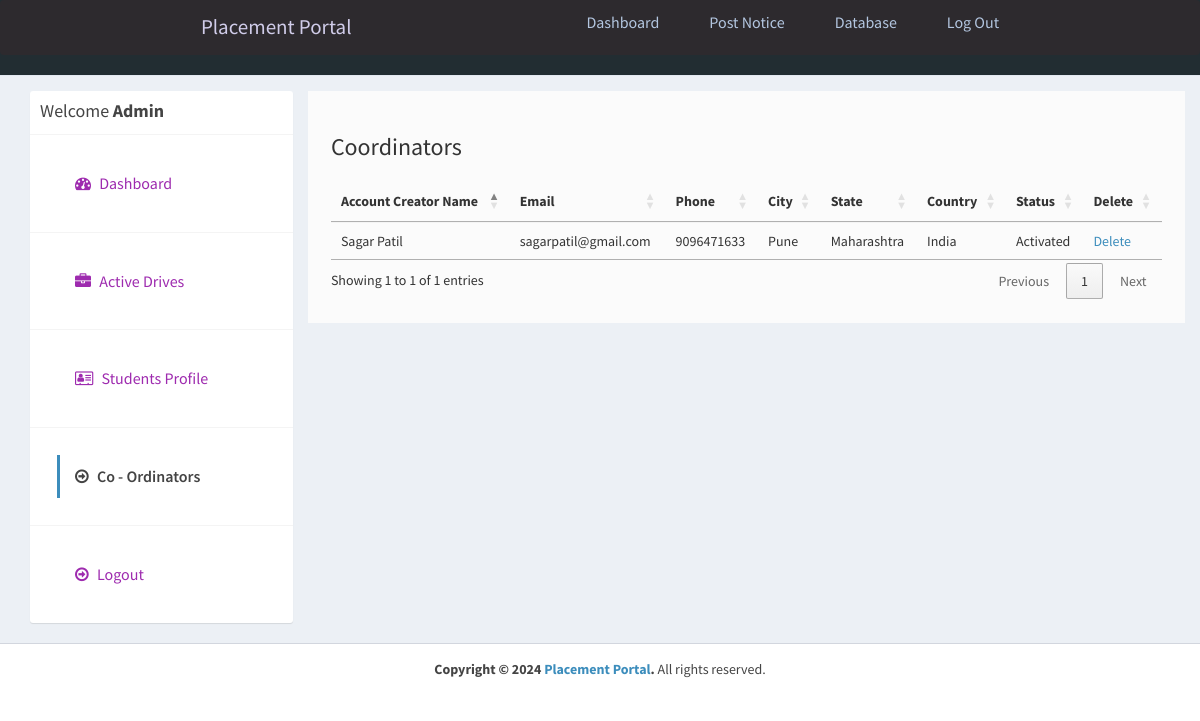
/admin/companies.php (signed in), run on the app's committed database.
### tables this page shows
CREATE TABLE `company` (
  `id_company` int(11) NOT NULL,
  `name` varchar(255) NOT NULL,
  `companyname` varchar(255) NOT NULL,
  `country` varchar(255) NOT NULL,
  `state` varchar(255) NOT NULL,
  `city` varchar(255) NOT NULL,
  `contactno` varchar(255) NOT NULL,
  `website` varchar(255) NOT NULL,
  `email` varchar(255) NOT NULL,
  `password` varchar(255) NOT NULL,
  `aboutme` varchar(255) DEFAULT NULL,
  `logo` varchar(255) NOT NULL,
  `createdAt` timestamp NOT NULL DEFAULT current_timestamp(),
  `active` int(11) NOT NULL DEFAULT 2
);

### admin/companies.php (the view, shortened to what this page needs)
<?php
require_once("../db.php");
?>
<!DOCTYPE html>
<html>
<head>
  <link rel="stylesheet" href="https://cdnjs.cloudflare.com/ajax/libs/twitter-bootstrap/3.3.7/css/bootstrap.min.css">
  <link rel="stylesheet" href="https://cdnjs.cloudflare.com/ajax/libs/font-awesome/4.7.0/css/font-awesome.min.css">
  <link rel="stylesheet" href="https://cdnjs.cloudflare.com/ajax/libs/ionicons/2.0.1/css/ionicons.min.css">
  <link rel="stylesheet" href="https://cdn.datatables.net/1.10.15/css/jquery.dataTables.min.css">
  <link rel="stylesheet" href="../css/AdminLTE.min.css">
  <link rel="stylesheet" href="../css/_all-skins.min.css">
  <link rel="stylesheet" href="../css/custom.css">
</head>
<body class="hold-transition skin-green sidebar-mini">
  <div class="wrapper">
    <?php
    include 'header.php';
    ?>
    <div class="content-wrapper" style="margin-left: 0px;">
      <section id="candidates" class="content-header">
        <div class="container">
          <div class="row">
            <div class="col-md-3">
              <div class="box box-solid">
                <div class="box-header with-border">
                  <h3 class="box-title">Welcome <b>Admin</b></h3>
                </div>
                <div class="box-body no-padding">
                  <ul class="nav nav-pills nav-stacked">
                    <li><a href="dashboard.php"><i class="fa fa-dashboard"></i> Dashboard</a></li>
                    <li><a href="active-jobs.php"><i class="fa fa-briefcase"></i> Active Drives</a></li>
                    <li><a href="applications.php"><i class="fa fa-address-card-o"></i> Students Profile</a></li>
                    <li class="active"><a href="companies.php"><i class="fa fa-arrow-circle-o-right"></i> Co - Ordinators</a></li>
                    <li><a href="../logout.php"><i class="fa fa-arrow-circle-o-right"></i> Logout</a></li>
                  </ul>
                </div>
              </div>
            </div>
            <div class="col-md-9 bg-white padding-2">
              <h3>Coordinators</h3>
              <div class="row margin-top-20">
                <div class="col-md-12">
                  <div class="box-body table-responsive no-padding">
                    <table id="example2" class="table table-hover">
                      <thead>
                        <th>Account Creator Name</th>
                        <th>Email</th>
                        <th>Phone</th>
                        <th>City</th>
                        <th>State</th>
                        <th>Country</th>
                        <th>Status</th>
                        <th>Delete</th>
                      </thead>
                      <tbody>
                        <?php
                        $sql = "SELECT * FROM company";
                        $result = $conn->query($sql);
                        if ($result->num_rows > 0) {
                          while ($row = $result->fetch_assoc()) {
                        ?>
                            <tr>
                              <td><?php echo $row['name']; ?></td>
                              <td><?php echo $row['email']; ?></td>
                              <td><?php echo $row['contactno']; ?></td>
                              <td><?php echo $row['city']; ?></td>
                              <td><?php echo $row['state']; ?></td>
                              <td><?php echo $row['country']; ?></td>
                              <td>
                                <?php
                                if ($row['active'] == '1') {
                                  echo "Activated";
                                } else if ($row['active'] == '2') {
                                ?>
                                  <a href="reject-company.php?id=<?php echo $row['id_company']; ?>">Reject</a> <a href="approve-company.php?id=<?php echo $row['id_company']; ?>">Approve</a>
                                <?php
                                } else if ($row['active'] == '3') {
                                ?>
                                  <a href="approve-company.php?id=<?php echo $row['id_company']; ?>">Reactivate</a>
                                <?php
                                } else if ($row['active'] == '0') {
                                  echo "Rejected";
                                }
                                ?>
                              </td>
                              <td><a href="delete-company.php?id=<?php echo $row['id_company']; ?>">Delete</a></td>
                            </tr>
                        <?php
                          }
                        }
                        ?>
                      </tbody>
                    </table>
                  </div>
                </div>
              </div>
            </div>
          </div>
        </div>
      </section>
    </div>
    <footer class="main-footer" style="margin-left: 0px;">
      <div class="text-center">
        <strong>Copyright &copy; 2024 <a href="learningfromscratch.online">Placement Portal</a>.</strong> All rights
        reserved.
      </div>
    </footer>
  </div>
</body>
</html>

### css/custom.css (style rules this page uses)
.margin-top-20 { margin-top: 20px; }
.padding-2 { padding: 2%; }
.bg-white { background-color:#fbfbfb; margin-left: 0%; }
.box { font-size: medium; font-family: sans-serif; }
li { color: aqua; }

### admin/header.php (style rules this page uses)
* { margin: 0; padding: 0; box-sizing: border-box; }
html { font-size: 62.5%; font-family: 'Roboto', sans-serif; }
li { list-style: none; }
a { text-decoration: none; }

### data on the page
company: name "Sagar Patil", email "sagarpatil@gmail.com", contactno "9096471633", city "Pune", state "Maharashtra", country "India", active "Activated"
